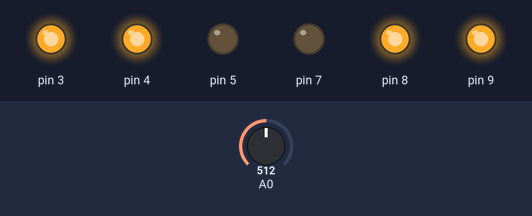
Recording of a sketch running on a simulated Arduino Uno, built with avr-gcc and run on an emulated ATmega328P. Shown: output pins drawn as LEDs (lit = HIGH). The test bench sets the inputs (shaded band); at power-on: A0 = 512.

Above: at 1.2 s.
1.3 s: A0 set to 108
2.8 s: A0 set to 92
At 3.2 s:
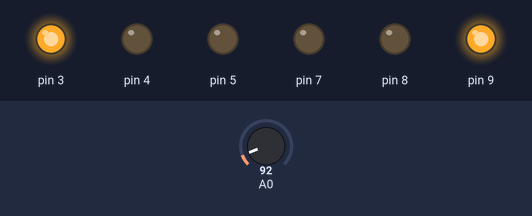
4.3 s: A0 set to 110
At 5.5 s:
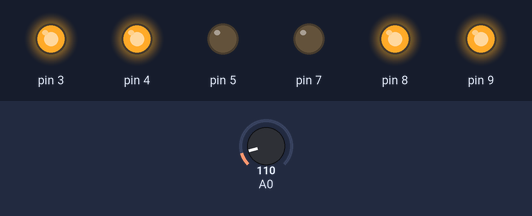
5.8 s: A0 set to 90
At 6.7 s:
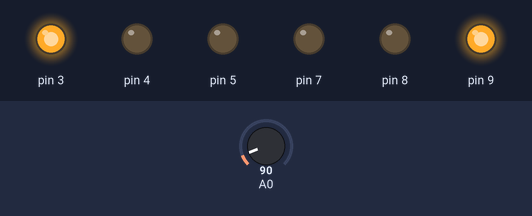
Timing chart, 0 to 8.3 s (numbered marks = the images above; inputs shaded):
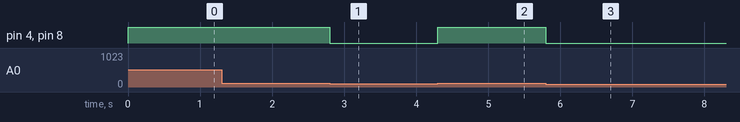

The sketch:

amoroso_luz.ino
```cpp
class Motor {
  int enA;
  int in1;
  int in2;

  public:
  Motor(int newEn, int newIn1, int newIn2) {
    enA = newEn;
    in1 = newIn1;
    in2 = newIn2;

    pinMode(enA, OUTPUT);
    pinMode(in1, OUTPUT);
    pinMode(in2, OUTPUT);

    // Turn off motors - Initial state
    digitalWrite(in1, LOW);
    digitalWrite(in2, LOW);

    analogWrite(enA, 255);
  }

  void Move(float light) {
    if (light >= 100) {
      // Turn on motor
      digitalWrite(in1, HIGH);
      digitalWrite(in2, LOW);
    } else {
      // Turn off motor
      digitalWrite(in1, LOW);
      digitalWrite(in2, LOW);
    }
  }

};

class LightSensor {
  int pResistor;
  int intensity;

  public:
  LightSensor(int newResistor) {
    pResistor = newResistor;
    pinMode(pResistor, INPUT);
  }

  int Sense() {
    intensity = analogRead(pResistor);
    return intensity;
  }
};

Motor motorA(9, 8, 7);
Motor motorB(3, 4, 5);

LightSensor lightSensor(A0);

void setup() {
  Serial.begin(9600);
}

void loop() {
  int light = lightSensor.Sense();
  motorA.Move(light);
  motorB.Move(light);
}
```

Measured:
- the behaviour switches between 100 and 99 on A0 (found by bisection; images 0 and 1)
- after the input at 1.3 s, every drawn part: stays the same
- after the input at 2.8 s, pin 4, pin 8: HIGH → LOW at once
- after the input at 4.3 s, pin 4, pin 8: LOW → HIGH at once
- after the input at 5.8 s, pin 4, pin 8: HIGH → LOW at once
